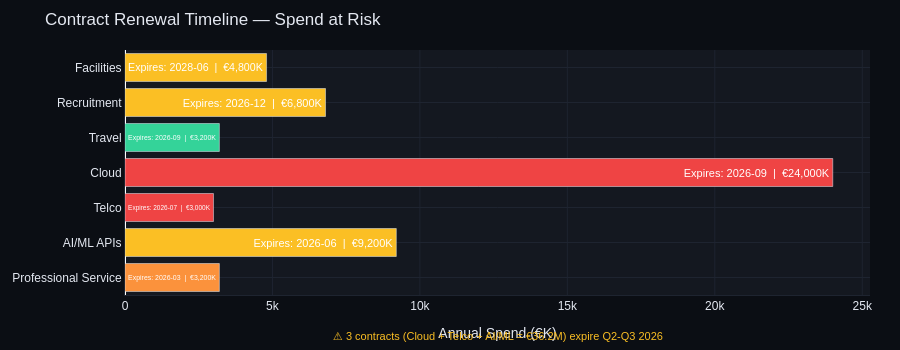

The cell this chart's notebook holds for it:
### Markdown cell above
### 📅 Contract Renewal Timeline
Flags when major contracts expire — clustering = bandwidth risk for procurement team.

### Code cell
renewals = df_meta[
    ~df_meta['contract_end'].isin(['Various', 'N/A'])
].sort_values('contract_end')

fig = go.Figure()

for _, row in renewals.iterrows():
    short = row['category'].split('&')[0].strip()[:20]
    fig.add_trace(go.Bar(
        y=[short],
        x=[row['spend_2026e']],
        orientation='h',
        marker_color=RISK_COLORS[row['risk']],
        text=[f"Expires: {row['contract_end']}  |  €{row['spend_2026e']:,.0f}K"],
        textposition='inside',
        textfont=dict(size=11, color='white'),
        showlegend=False,
    ))

fig.add_annotation(
    text='⚠ 3 contracts (Cloud + Telco + AI/ML = €36.2M) expire Q2-Q3 2026',
    xref='paper', yref='paper', x=0.5, y=-0.2,
    showarrow=False, font=dict(size=11, color='#FBBF24'),
)

fig.update_layout(
    title='Contract Renewal Timeline — Spend at Risk',
    **LAYOUT, height=350, xaxis_title='Annual Spend (€K)',
)
fig.show()

### Figure 1 — Plotly figure (JSON) as saved in the notebook; plotly's stock layout.template omitted (floating-point values rounded to 4 significant figures)
{"data": [{"marker": {"color": "#FB923C"}, "orientation": "h", "showlegend": false, "text": ["Expires: 2026-03  |  €3,200K"], "textfont": {"color": "white", "size": 11}, "textposition": "inside", "type": "bar", "x": [3200], "y": ["Professional Service"]}, {"marker": {"color": "#FBBF24"}, "orientation": "h", "showlegend": false, "text": ["Expires: 2026-06  |  €9,200K"], "textfont": {"color": "white", "size": 11}, "textposition": "inside", "type": "bar", "x": [9200], "y": ["AI/ML APIs"]}, {"marker": {"color": "#EF4444"}, "orientation": "h", "showlegend": false, "text": ["Expires: 2026-07  |  €3,000K"], "textfont": {"color": "white", "size": 11}, "textposition": "inside", "type": "bar", "x": [3000], "y": ["Telco"]}, {"marker": {"color": "#EF4444"}, "orientation": "h", "showlegend": false, "text": ["Expires: 2026-09  |  €24,000K"], "textfont": {"color": "white", "size": 11}, "textposition": "inside", "type": "bar", "x": [24000], "y": ["Cloud"]}, {"marker": {"color": "#34D399"}, "orientation": "h", "showlegend": false, "text": ["Expires: 2026-09  |  €3,200K"], "textfont": {"color": "white", "size": 11}, "textposition": "inside", "type": "bar", "x": [3200], "y": ["Travel"]}, {"marker": {"color": "#FBBF24"}, "orientation": "h", "showlegend": false, "text": ["Expires: 2026-12  |  €6,800K"], "textfont": {"color": "white", "size": 11}, "textposition": "inside", "type": "bar", "x": [6800], "y": ["Recruitment"]}, {"marker": {"color": "#FBBF24"}, "orientation": "h", "showlegend": false, "text": ["Expires: 2028-06  |  €4,800K"], "textfont": {"color": "white", "size": 11}, "textposition": "inside", "type": "bar", "x": [4800], "y": ["Facilities"]}], "layout": {"annotations": [{"font": {"color": "#FBBF24", "size": 11}, "showarrow": false, "text": "⚠ 3 contracts (Cloud + Telco + AI/ML = €36.2M) expire Q2-Q3 2026", "x": 0.5, "xref": "paper", "y": -0.2, "yref": "paper"}], "font": {"color": "#E4E8F1", "family": "Arial, sans-serif", "size": 12}, "height": 350, "legend": {"bgcolor": "rgba(0,0,0,0)", "font": {"size": 10}}, "margin": {"b": 40, "l": 60, "r": 30, "t": 50}, "paper_bgcolor": "#0B0E14", "plot_bgcolor": "#141820", "title": {"text": "Contract Renewal Timeline — Spend at Risk"}, "xaxis": {"gridcolor": "#1E2430", "linecolor": "#1E2430", "title": {"text": "Annual Spend (€K)"}}, "yaxis": {"gridcolor": "#1E2430", "linecolor": "#1E2430"}}}
